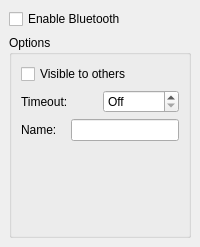
<ui version="4.0" >
 <class>Settings</class>
 <widget class="QWidget" name="Settings" >
  <property name="focusPolicy" >
   <enum>Qt::NoFocus</enum>
  </property>
  <property name="windowTitle" >
   <string>Form</string>
  </property>
  <layout class="QVBoxLayout" >
   <property name="spacing" >
    <number>6</number>
   </property>
   <property name="leftMargin" >
    <number>9</number>
   </property>
   <property name="topMargin" >
    <number>9</number>
   </property>
   <property name="rightMargin" >
    <number>9</number>
   </property>
   <property name="bottomMargin" >
    <number>9</number>
   </property>
   <item>
    <widget class="QCheckBox" name="powerCheckBox" >
     <property name="text" >
      <string>Enable Bluetooth</string>
     </property>
    </widget>
   </item>
   <item>
    <widget class="QGroupBox" name="optionsGroupBox" >
     <property name="focusPolicy" >
      <enum>Qt::NoFocus</enum>
     </property>
     <property name="title" >
      <string>Options</string>
     </property>
     <layout class="QVBoxLayout" >
      <property name="spacing" >
       <number>6</number>
      </property>
      <property name="leftMargin" >
       <number>9</number>
      </property>
      <property name="topMargin" >
       <number>9</number>
      </property>
      <property name="rightMargin" >
       <number>9</number>
      </property>
      <property name="bottomMargin" >
       <number>9</number>
      </property>
      <item>
       <widget class="QCheckBox" name="visibilityCheckBox" >
        <property name="text" >
         <string>Visible to others</string>
        </property>
       </widget>
      </item>
      <item>
       <layout class="QHBoxLayout" >
        <property name="spacing" >
         <number>6</number>
        </property>
        <property name="leftMargin" >
         <number>0</number>
        </property>
        <property name="topMargin" >
         <number>0</number>
        </property>
        <property name="rightMargin" >
         <number>0</number>
        </property>
        <property name="bottomMargin" >
         <number>0</number>
        </property>
        <item>
         <widget class="QLabel" name="label_2" >
          <property name="text" >
           <string>Timeout:</string>
          </property>
         </widget>
        </item>
        <item>
         <widget class="QSpinBox" name="timeoutSpinBox" >
          <property name="specialValueText" >
           <string>Off</string>
          </property>
          <property name="suffix" >
           <string comment="short for minutes" >min</string>
          </property>
          <property name="minimum" >
           <number>0</number>
          </property>
          <property name="maximum" >
           <number>10</number>
          </property>
          <property name="value" >
           <number>0</number>
          </property>
         </widget>
        </item>
       </layout>
      </item>
      <item>
       <layout class="QHBoxLayout" >
        <property name="spacing" >
         <number>6</number>
        </property>
        <property name="leftMargin" >
         <number>0</number>
        </property>
        <property name="topMargin" >
         <number>0</number>
        </property>
        <property name="rightMargin" >
         <number>0</number>
        </property>
        <property name="bottomMargin" >
         <number>0</number>
        </property>
        <item>
         <widget class="QLabel" name="label" >
          <property name="sizePolicy" >
           <sizepolicy vsizetype="Preferred" hsizetype="Preferred" >
            <horstretch>0</horstretch>
            <verstretch>0</verstretch>
           </sizepolicy>
          </property>
          <property name="text" >
           <string>Name:</string>
          </property>
         </widget>
        </item>
        <item>
         <widget class="QLineEdit" name="nameEdit" >
          <property name="sizePolicy" >
           <sizepolicy vsizetype="Preferred" hsizetype="Preferred" >
            <horstretch>0</horstretch>
            <verstretch>0</verstretch>
           </sizepolicy>
          </property>
         </widget>
        </item>
       </layout>
      </item>
      <item>
       <spacer>
        <property name="orientation" >
         <enum>Qt::Vertical</enum>
        </property>
        <property name="sizeHint" >
         <size>
          <width>151</width>
          <height>85</height>
         </size>
        </property>
       </spacer>
      </item>
     </layout>
    </widget>
   </item>
  </layout>
 </widget>
 <resources/>
 <connections/>
</ui>
